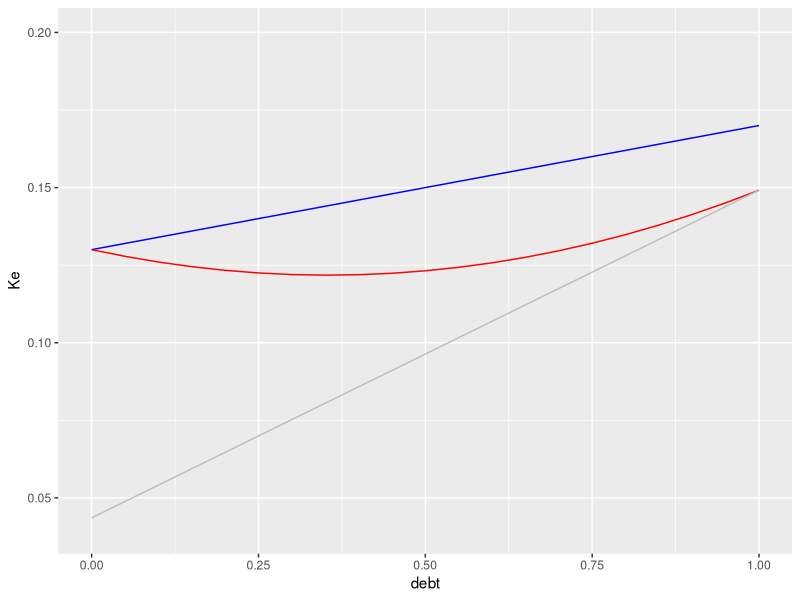
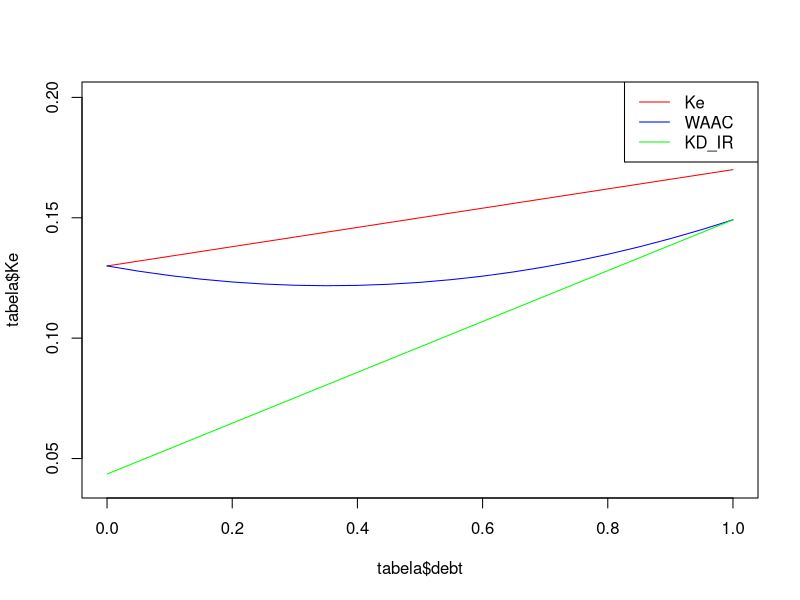

Source code (R) for these figures, in order:
library(tidyverse)

# específico do exercício
gera_k <- function(x, n, aumento){
  
  i <- 0
  vetor <- c()
  while(i < n){
    vetor <- c(vetor, x)
    x <- x + aumento
    i <- i + 1
  }
  vetor
}


tibble(
  debt = seq(0, 1, .05),
  Ke = gera_k(.13, length(debt), 0.002),
  Kd = gera_k(.066, length(debt), 0.008),
  Kd_IR = map_dbl(
    .x = Kd, ~ .x * (1 - .34)),
  WACC = pmap_dbl(
    list(debt, Kd_IR, Ke), function(x, y, z) (x * y) + (z * (1 - x)))) ->
  tabela


tabela %>%
  ggplot() + ylim(0.04, 0.2) +
  geom_line(aes(debt, Ke), color = 'blue') +
  geom_line(aes(debt, WACC), color = 'red') + 
  geom_line(aes(debt, Kd_IR), color = 'grey')

plot(x = tabela$debt, y = tabela$Ke, 
     ylim = c(0.04, 0.2), type = 'l', col = 'red')

lines(x = tabela$debt, y =tabela$WACC, col = 'blue', lty = 1)
lines(x = tabela$debt, y = tabela$Kd_IR, col = 'green', lty = 1)

legend("topright", 
       legend = c("Ke", "WAAC", "KD_IR"), 
       col = c("red","blue", "green"),
       lty = 1,
       text.width = strwidth("AAAAAA"))

